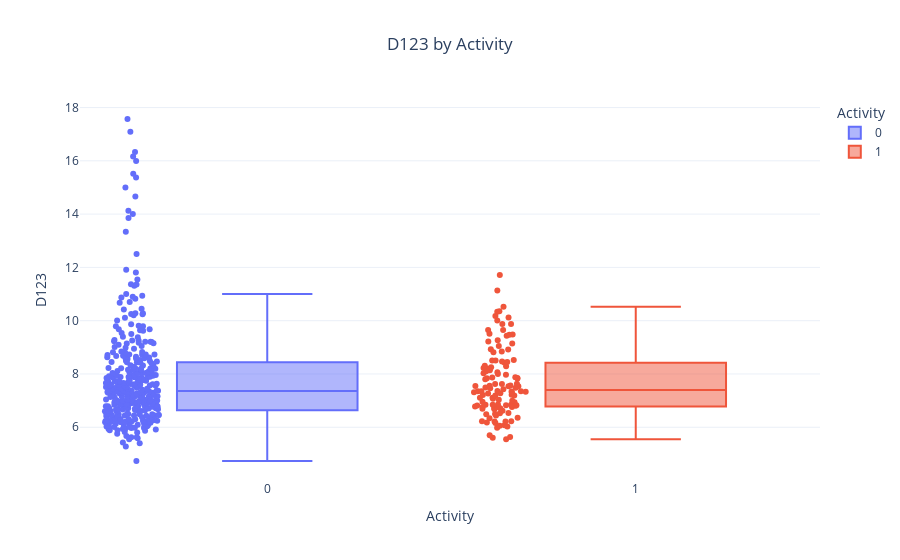

The cell this chart's notebook holds for it:
### Code cell
fig = px.box(df, x="Label", y="D123", color="Label",
             title="D123 by Activity",
             labels={"D123": "D123", "Label": "Activity"},
             points="all",  # Show all points
             template="plotly_white")

fig.update_layout(
    xaxis_title="Activity",
    yaxis_title="D123",
    title_x=0.5
)

fig.show()

### Figure 1 — Plotly figure (JSON) as saved in the notebook; plotly's stock layout.template omitted (floating-point values rounded to 4 significant figures; data arrays with more than 128 entries replaced by an {"elided": "..."} marker saying what was removed)
{"data": [{"alignmentgroup": "True", "boxpoints": "all", "hovertemplate": "Activity=%{x}<br>D123=%{y}<extra></extra>", "legendgroup": "0", "marker": {"color": "#636efa"}, "name": "0", "notched": false, "offsetgroup": "0", "orientation": "v", "showlegend": true, "type": "box", "x": {"elided": "359 str values"}, "x0": " ", "xaxis": "x", "y": {"elided": "359 float values"}, "y0": " ", "yaxis": "y"}, {"alignmentgroup": "True", "boxpoints": "all", "hovertemplate": "Activity=%{x}<br>D123=%{y}<extra></extra>", "legendgroup": "1", "marker": {"color": "#EF553B"}, "name": "1", "notched": false, "offsetgroup": "1", "orientation": "v", "showlegend": true, "type": "box", "x": ["1", "1", "1", "1", "1", "1", "1", "1", "1", "1", "1", "1", "1", "1", "1", "1", "1", "1", "1", "1", "1", "1", "1", "1", "1", "1", "1", "1", "1", "1", "1", "1", "1", "1", "1", "1", "1", "1", "1", "1", "1", "1", "1", "1", "1", "1", "1", "1", "1", "1", "1", "1", "1", "1", "1", "1", "1", "1", "1", "1", "1", "1", "1", "1", "1", "1", "1", "1", "1", "1", "1", "1", "1", "1", "1", "1", "1", "1", "1", "1", "1", "1", "1", "1", "1", "1", "1", "1", "1", "1", "1", "1", "1", "1", "1", "1", "1", "1", "1", "1", "1", "1", "1", "1", "1", "1", "1", "1", "1", "1", "1", "1", "1", "1", "1", "1", "1", "1"], "x0": " ", "xaxis": "x", "y": [7.348, 9.65, 6.027, 6.758, 6.829, 8.508, 9.146, 7.362, 8.47, 6.529, 7.312, 7.275, 6.776, 9.27, 7.564, 9.51, 6.759, 6.224, 6.484, 7.625, 9.872, 6.722, 9.471, 6.535, 7.541, 9.486, 6.698, 7.622, 11.13, 7.218, 7.55, 7.848, 8.527, 6.805, 5.547, 7.302, 5.609, 5.986, 9.647, 8.927, 6.845, 6.937, 9.871, 8.251, 6.718, 7.195, 8.305, 7.029, 10.12, 7.867, 6.672, 7.11, 8.028, 7.342, 5.634, 8.846, 7.972, 9.046, 8.294, 8.509, 7.351, 9.216, 11.71, 7.837, 6.496, 8.204, 7.557, 7.426, 6.822, 10.18, 7.493, 6.962, 10.52, 6.22, 7.209, 6.182, 8.818, 6.624, 6.156, 7.266, 6.343, 6.219, 6.445, 6.842, 8.067, 7.48, 7.33, 6.759, 6.353, 7.876, 7.995, 7.833, 8.138, 8.421, 7.073, 10.01, 5.705, 6.224, 6.817, 6.077, 7.111, 8.102, 10.34, 7.348, 6.055, 10.36, 8.451, 6.997, 7.544, 6.845, 7.798, 7.189, 8.914, 7.461, 6.859, 7.632, 9.431, 8.228], "y0": " ", "yaxis": "y"}], "layout": {"boxmode": "overlay", "legend": {"title": {"text": "Activity"}, "tracegroupgap": 0}, "title": {"text": "D123 by Activity", "x": 0.5}, "xaxis": {"anchor": "y", "categoryarray": ["0", "1"], "categoryorder": "array", "domain": [0, 1], "title": {"text": "Activity"}}, "yaxis": {"anchor": "x", "domain": [0, 1], "title": {"text": "D123"}}}}
